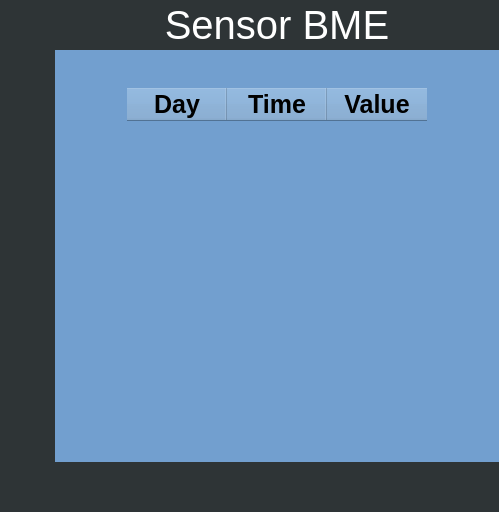
<?xml version="1.0" encoding="UTF-8"?>
<ui version="4.0">
 <class>MainWindow</class>
 <widget class="QMainWindow" name="MainWindow">
  <property name="geometry">
   <rect>
    <x>0</x>
    <y>0</y>
    <width>499</width>
    <height>512</height>
   </rect>
  </property>
  <property name="baseSize">
   <size>
    <width>0</width>
    <height>0</height>
   </size>
  </property>
  <property name="font">
   <font>
    <weight>50</weight>
    <bold>false</bold>
   </font>
  </property>
  <property name="windowTitle">
   <string>MainWindow</string>
  </property>
  <property name="layoutDirection">
   <enum>Qt::LeftToRight</enum>
  </property>
  <property name="autoFillBackground">
   <bool>false</bool>
  </property>
  <widget class="QWidget" name="centralwidget">
   <property name="styleSheet">
    <string notr="true">background-color:rgb(114, 159, 207);</string>
   </property>
   <layout class="QVBoxLayout" name="verticalLayout">
    <property name="spacing">
     <number>0</number>
    </property>
    <property name="leftMargin">
     <number>0</number>
    </property>
    <property name="topMargin">
     <number>0</number>
    </property>
    <property name="rightMargin">
     <number>0</number>
    </property>
    <property name="bottomMargin">
     <number>0</number>
    </property>
    <item>
     <widget class="QFrame" name="frame_1">
      <property name="maximumSize">
       <size>
        <width>16777215</width>
        <height>50</height>
       </size>
      </property>
      <property name="styleSheet">
       <string notr="true">border:0</string>
      </property>
      <property name="frameShape">
       <enum>QFrame::StyledPanel</enum>
      </property>
      <property name="frameShadow">
       <enum>QFrame::Raised</enum>
      </property>
      <layout class="QHBoxLayout" name="horizontalLayout_2">
       <property name="spacing">
        <number>0</number>
       </property>
       <property name="leftMargin">
        <number>0</number>
       </property>
       <property name="topMargin">
        <number>0</number>
       </property>
       <property name="rightMargin">
        <number>0</number>
       </property>
       <property name="bottomMargin">
        <number>0</number>
       </property>
       <item>
        <widget class="QFrame" name="Menu">
         <property name="maximumSize">
          <size>
           <width>55</width>
           <height>16777215</height>
          </size>
         </property>
         <property name="styleSheet">
          <string notr="true">border:o;
background-color: rgb(46, 52, 54);</string>
         </property>
         <property name="frameShape">
          <enum>QFrame::StyledPanel</enum>
         </property>
         <property name="frameShadow">
          <enum>QFrame::Raised</enum>
         </property>
         <widget class="QPushButton" name="GotoMainButton">
          <property name="geometry">
           <rect>
            <x>10</x>
            <y>10</y>
            <width>40</width>
            <height>30</height>
           </rect>
          </property>
          <property name="minimumSize">
           <size>
            <width>1</width>
            <height>0</height>
           </size>
          </property>
          <property name="styleSheet">
           <string notr="true">QPushButton{
background-image:url(:/LeftArrow/Design/icones/left-arrow_40x30.png);
border-radius:2px;
}</string>
          </property>
          <property name="text">
           <string/>
          </property>
          <property name="iconSize">
           <size>
            <width>20</width>
            <height>20</height>
           </size>
          </property>
         </widget>
        </widget>
       </item>
       <item>
        <widget class="QFrame" name="Title">
         <property name="sizePolicy">
          <sizepolicy hsizetype="Preferred" vsizetype="Minimum">
           <horstretch>0</horstretch>
           <verstretch>0</verstretch>
          </sizepolicy>
         </property>
         <property name="minimumSize">
          <size>
           <width>0</width>
           <height>50</height>
          </size>
         </property>
         <property name="styleSheet">
          <string notr="true">border:0;
background-color: rgb(46, 52, 54);</string>
         </property>
         <property name="frameShape">
          <enum>QFrame::StyledPanel</enum>
         </property>
         <property name="frameShadow">
          <enum>QFrame::Raised</enum>
         </property>
         <layout class="QHBoxLayout" name="horizontalLayout_5">
          <item>
           <widget class="QLabel" name="SensorBME">
            <property name="sizePolicy">
             <sizepolicy hsizetype="Preferred" vsizetype="Preferred">
              <horstretch>0</horstretch>
              <verstretch>0</verstretch>
             </sizepolicy>
            </property>
            <property name="font">
             <font>
              <pointsize>30</pointsize>
             </font>
            </property>
            <property name="autoFillBackground">
             <bool>false</bool>
            </property>
            <property name="styleSheet">
             <string notr="true">color: rgb(255, 255, 255);</string>
            </property>
            <property name="text">
             <string>Sensor BME</string>
            </property>
            <property name="alignment">
             <set>Qt::AlignCenter</set>
            </property>
           </widget>
          </item>
         </layout>
        </widget>
       </item>
      </layout>
     </widget>
    </item>
    <item>
     <widget class="QFrame" name="frame_2">
      <property name="styleSheet">
       <string notr="true">border:0</string>
      </property>
      <property name="frameShape">
       <enum>QFrame::StyledPanel</enum>
      </property>
      <property name="frameShadow">
       <enum>QFrame::Raised</enum>
      </property>
      <layout class="QHBoxLayout" name="horizontalLayout">
       <property name="spacing">
        <number>0</number>
       </property>
       <property name="leftMargin">
        <number>0</number>
       </property>
       <property name="topMargin">
        <number>0</number>
       </property>
       <property name="rightMargin">
        <number>0</number>
       </property>
       <property name="bottomMargin">
        <number>0</number>
       </property>
       <item>
        <widget class="QFrame" name="Left">
         <property name="minimumSize">
          <size>
           <width>55</width>
           <height>0</height>
          </size>
         </property>
         <property name="maximumSize">
          <size>
           <width>55</width>
           <height>16777215</height>
          </size>
         </property>
         <property name="styleSheet">
          <string notr="true">border:0 ; 
background-color: rgb(46, 52, 54);</string>
         </property>
         <property name="frameShape">
          <enum>QFrame::StyledPanel</enum>
         </property>
         <property name="frameShadow">
          <enum>QFrame::Raised</enum>
         </property>
         <layout class="QVBoxLayout" name="verticalLayout_2">
          <property name="spacing">
           <number>6</number>
          </property>
          <property name="leftMargin">
           <number>0</number>
          </property>
          <property name="topMargin">
           <number>0</number>
          </property>
          <property name="rightMargin">
           <number>0</number>
          </property>
          <property name="bottomMargin">
           <number>0</number>
          </property>
          <item>
           <widget class="QFrame" name="TOP_BUTTON">
            <property name="maximumSize">
             <size>
              <width>150</width>
              <height>16777215</height>
             </size>
            </property>
            <property name="frameShape">
             <enum>QFrame::StyledPanel</enum>
            </property>
            <property name="frameShadow">
             <enum>QFrame::Raised</enum>
            </property>
            <widget class="QPushButton" name="GotoTableButton">
             <property name="geometry">
              <rect>
               <x>10</x>
               <y>110</y>
               <width>40</width>
               <height>41</height>
              </rect>
             </property>
             <property name="minimumSize">
              <size>
               <width>40</width>
               <height>40</height>
              </size>
             </property>
             <property name="styleSheet">
              <string notr="true">QPushButton{
background-image:url(:/Table/Design/icones/icons8-table-40.png);
border-radius:2px;
}</string>
             </property>
             <property name="text">
              <string/>
             </property>
             <property name="iconSize">
              <size>
               <width>20</width>
               <height>20</height>
              </size>
             </property>
            </widget>
            <widget class="QPushButton" name="GotoGraphicButton">
             <property name="geometry">
              <rect>
               <x>10</x>
               <y>300</y>
               <width>40</width>
               <height>60</height>
              </rect>
             </property>
             <property name="minimumSize">
              <size>
               <width>40</width>
               <height>60</height>
              </size>
             </property>
             <property name="styleSheet">
              <string notr="true">QPushButton{
background-image:url(:/Graphic/Design/icones/icons8-combo-chart-50.png);
border-radius:2px;
}</string>
             </property>
             <property name="text">
              <string/>
             </property>
             <property name="iconSize">
              <size>
               <width>20</width>
               <height>20</height>
              </size>
             </property>
            </widget>
           </widget>
          </item>
         </layout>
        </widget>
       </item>
       <item>
        <widget class="QFrame" name="Mid">
         <property name="styleSheet">
          <string notr="true">border:0</string>
         </property>
         <property name="frameShape">
          <enum>QFrame::StyledPanel</enum>
         </property>
         <property name="frameShadow">
          <enum>QFrame::Raised</enum>
         </property>
         <layout class="QHBoxLayout" name="horizontalLayout_4">
          <item>
           <widget class="QFrame" name="frame_4">
            <property name="frameShape">
             <enum>QFrame::StyledPanel</enum>
            </property>
            <property name="frameShadow">
             <enum>QFrame::Raised</enum>
            </property>
            <layout class="QGridLayout" name="gridLayout">
             <item row="2" column="0">
              <widget class="QTableWidget" name="tableWidget">
               <property name="sizePolicy">
                <sizepolicy hsizetype="Expanding" vsizetype="Expanding">
                 <horstretch>0</horstretch>
                 <verstretch>0</verstretch>
                </sizepolicy>
               </property>
               <property name="minimumSize">
                <size>
                 <width>300</width>
                 <height>0</height>
                </size>
               </property>
               <property name="maximumSize">
                <size>
                 <width>256</width>
                 <height>512</height>
                </size>
               </property>
               <property name="sizeIncrement">
                <size>
                 <width>0</width>
                 <height>0</height>
                </size>
               </property>
               <property name="baseSize">
                <size>
                 <width>0</width>
                 <height>0</height>
                </size>
               </property>
               <column>
                <property name="text">
                 <string>Day</string>
                </property>
                <property name="font">
                 <font>
                  <pointsize>19</pointsize>
                  <weight>75</weight>
                  <italic>false</italic>
                  <bold>true</bold>
                  <kerning>true</kerning>
                 </font>
                </property>
                <property name="textAlignment">
                 <set>AlignCenter</set>
                </property>
                <property name="background">
                 <color>
                  <red>32</red>
                  <green>74</green>
                  <blue>135</blue>
                 </color>
                </property>
                <property name="foreground">
                 <brush brushstyle="SolidPattern">
                  <color alpha="255">
                   <red>0</red>
                   <green>0</green>
                   <blue>0</blue>
                  </color>
                 </brush>
                </property>
               </column>
               <column>
                <property name="text">
                 <string>Time</string>
                </property>
                <property name="font">
                 <font>
                  <pointsize>19</pointsize>
                  <weight>75</weight>
                  <bold>true</bold>
                 </font>
                </property>
                <property name="textAlignment">
                 <set>AlignCenter</set>
                </property>
                <property name="background">
                 <color>
                  <red>32</red>
                  <green>74</green>
                  <blue>135</blue>
                 </color>
                </property>
               </column>
               <column>
                <property name="text">
                 <string>Value</string>
                </property>
                <property name="font">
                 <font>
                  <pointsize>19</pointsize>
                  <weight>75</weight>
                  <bold>true</bold>
                 </font>
                </property>
                <property name="textAlignment">
                 <set>AlignCenter</set>
                </property>
                <property name="background">
                 <color>
                  <red>32</red>
                  <green>74</green>
                  <blue>135</blue>
                 </color>
                </property>
               </column>
              </widget>
             </item>
             <item row="1" column="0">
              <widget class="QPushButton" name="pushButton">
               <property name="text">
                <string/>
               </property>
              </widget>
             </item>
            </layout>
           </widget>
          </item>
         </layout>
        </widget>
       </item>
       <item>
        <widget class="QFrame" name="Right">
         <property name="maximumSize">
          <size>
           <width>100</width>
           <height>16777215</height>
          </size>
         </property>
         <property name="styleSheet">
          <string notr="true">border:0</string>
         </property>
         <property name="frameShape">
          <enum>QFrame::StyledPanel</enum>
         </property>
         <property name="frameShadow">
          <enum>QFrame::Raised</enum>
         </property>
        </widget>
       </item>
      </layout>
     </widget>
    </item>
    <item>
     <widget class="QFrame" name="frame_3">
      <property name="maximumSize">
       <size>
        <width>16777215</width>
        <height>50</height>
       </size>
      </property>
      <property name="styleSheet">
       <string notr="true">border:0;
background-color: rgb(46, 52, 54);</string>
      </property>
      <property name="frameShape">
       <enum>QFrame::StyledPanel</enum>
      </property>
      <property name="frameShadow">
       <enum>QFrame::Raised</enum>
      </property>
      <layout class="QHBoxLayout" name="horizontalLayout_3">
       <property name="spacing">
        <number>0</number>
       </property>
       <property name="leftMargin">
        <number>0</number>
       </property>
       <property name="topMargin">
        <number>0</number>
       </property>
       <property name="rightMargin">
        <number>0</number>
       </property>
       <property name="bottomMargin">
        <number>0</number>
       </property>
       <item>
        <widget class="QFrame" name="frame">
         <property name="minimumSize">
          <size>
           <width>0</width>
           <height>50</height>
          </size>
         </property>
         <property name="maximumSize">
          <size>
           <width>16777215</width>
           <height>16777215</height>
          </size>
         </property>
         <property name="frameShape">
          <enum>QFrame::StyledPanel</enum>
         </property>
         <property name="frameShadow">
          <enum>QFrame::Raised</enum>
         </property>
        </widget>
       </item>
      </layout>
     </widget>
    </item>
   </layout>
  </widget>
 </widget>
 <resources>
  <include location="file_rc.qrc"/>
 </resources>
 <connections/>
</ui>
